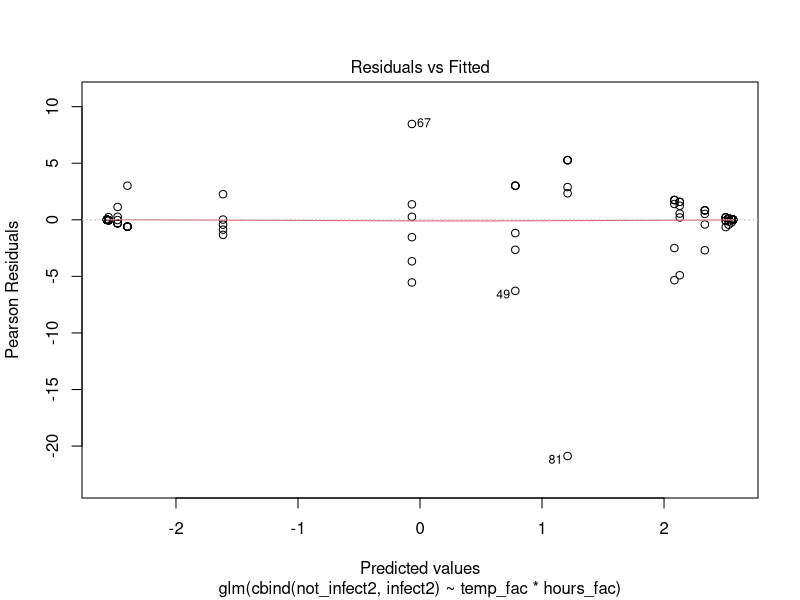
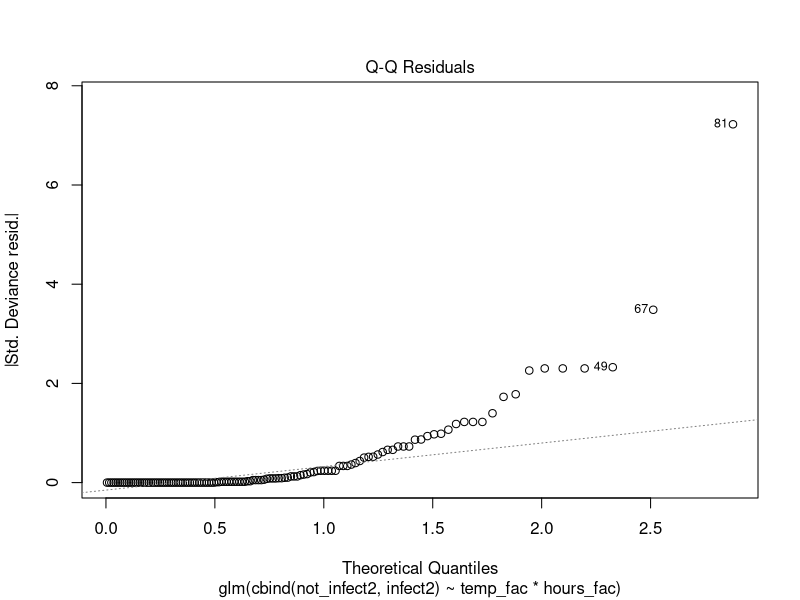
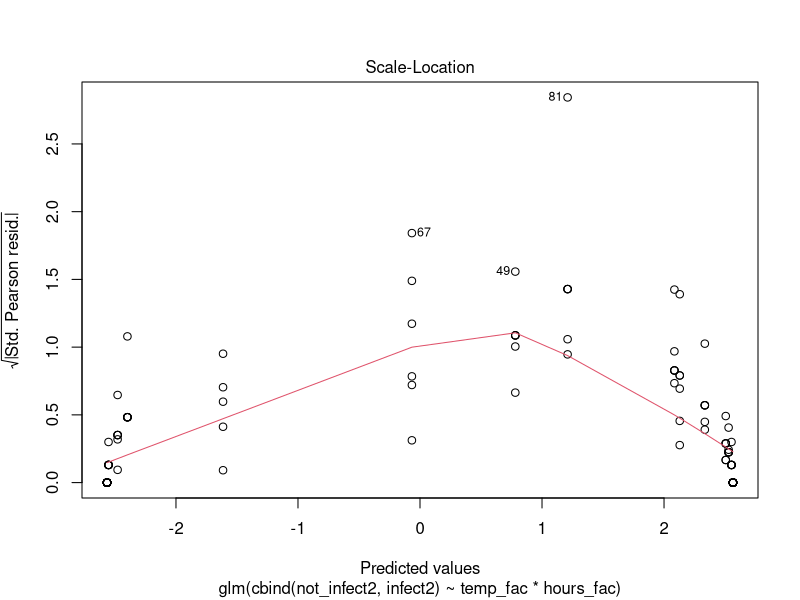
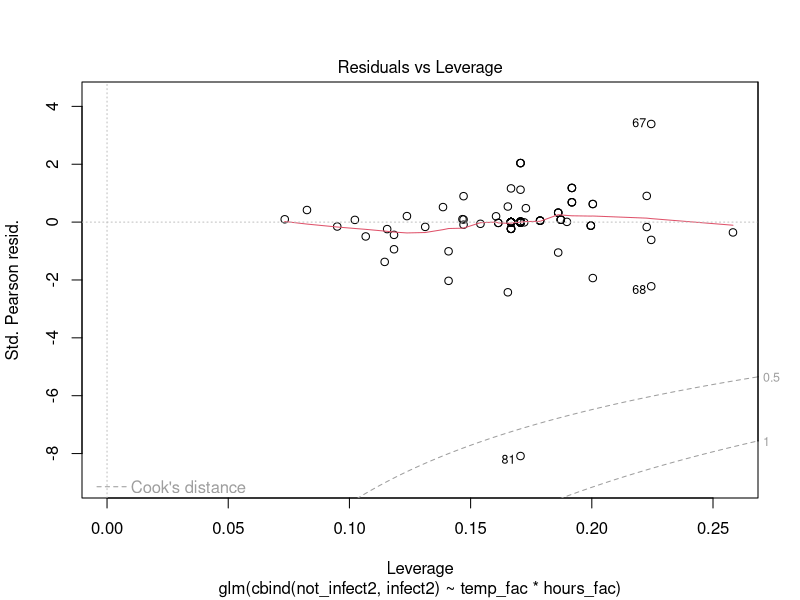
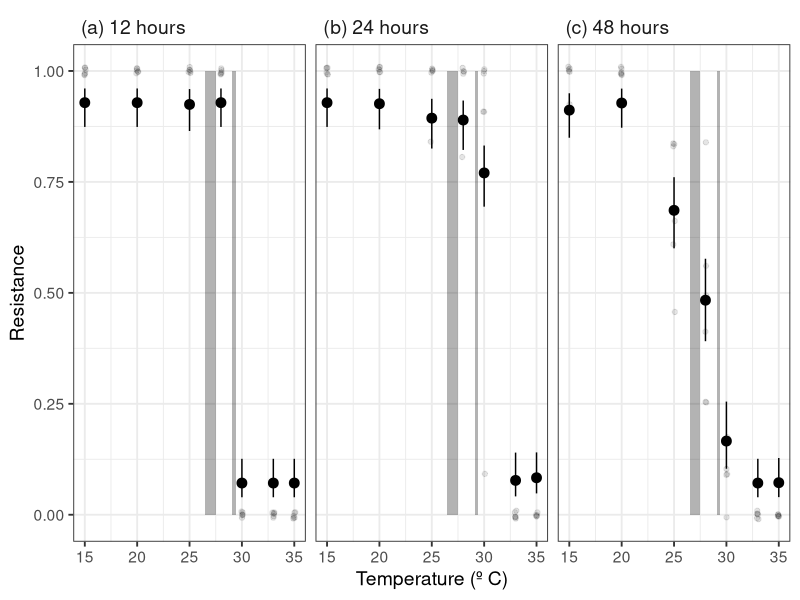
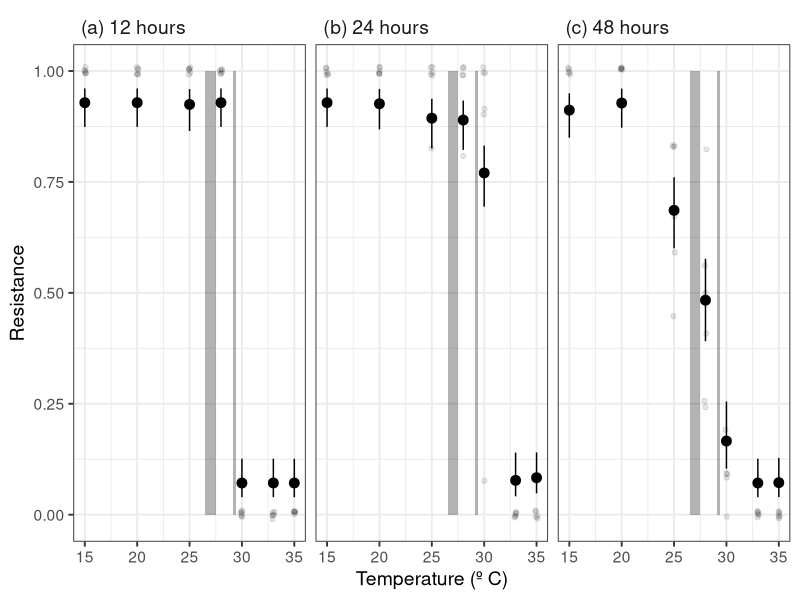

Generate these figures, in order, with R:
# analysis of phage streaks through time

# load packages
library(tidyverse)

#-----------------------------#
# read in data and wrangle ####
#-----------------------------#

d <- read.csv('data/phage_streaks.csv', stringsAsFactors = FALSE) %>%
  filter(., temp != 'inoc') %>%
  mutate(., infect = ifelse(infect == '-', NA, as.numeric(infect)))

# create a data frame for the inoculate
d_inoc <- data.frame(expand.grid(temp = unique(d$temp), rep = unique(d$rep), clone = 1:12, stringsAsFactors = FALSE)) %>%
  mutate(., time_point = 0,
         infect = 1) 

# add hours column
d <- bind_rows(d, d_inoc) %>%
  mutate(., temp = as.numeric(temp),
         hours = case_when(time_point == 0 ~ 0,
                           time_point == 1 ~ 12,
                           time_point == 2 ~ 24,
                           time_point == 3 ~ 48)) %>%
  filter(., !is.na(infect))

# delete 37 ºC because they do not maintain viable populations
d <- filter(d, temp < 37)

# create data ready for analysis
d_sum <- group_by(d, temp, hours, rep) %>%
  # calculate total number of clones that worked
  summarise(., n = n(),
            # calculate number of resistant clones
            infect = sum(infect)) %>%
  # calculate number of susceptible clines
  mutate(., not_infect = n - infect) %>%
  ungroup() %>%
  mutate(., obs = 1:n(),
         # make temperature and time factors
         temp_fac = as.character(temp),
         hours_fac = as.character(hours),
         # add 1 to all resistant numbers
         infect2 = 1 + infect,
         # add 1 to all susceptible numbers
         not_infect2 = 1 + not_infect,
         # calculate total number of clones used in the analysis for each replicate
         n2 = infect2 + not_infect2)

# get rid of time 0
d_sum_filt <- filter(d_sum, hours > 0)

#----------------#
# fit a model ####
#----------------#

# time and temp as factors
# weighted by the number of observations
# quasibinomial error structure
mod1 <- glm(cbind(not_infect2, infect2) ~ temp_fac * hours_fac, d_sum_filt, family = 'quasibinomial', weights = n2)
mod2 <- glm(cbind(not_infect2, infect2) ~ temp_fac + hours_fac, d_sum_filt, family = 'quasibinomial', weights = n2)

anova(mod1, test = 'Chisq')
anova(mod1, mod2, test ='F')

# check for overdispersion
overdisp_fun <- function(model) {
  rdf <- df.residual(model)
  rp <- residuals(model,type="pearson")
  Pearson.chisq <- sum(rp^2)
  prat <- Pearson.chisq/rdf
  pval <- pchisq(Pearson.chisq, df=rdf, lower.tail=FALSE)
  c(chisq=Pearson.chisq,ratio=prat,rdf=rdf,p=pval)
}

overdisp_fun(mod1) # ratio would indicate overdispersion
overdisp_fun(mod2)

# plot diagnostic plots
plot(mod1)
# not great, but seem ok

# do multiple comparisons on resistance through time at each temperature - Table S3
emmeans::emmeans(mod1, pairwise ~ hours_fac|temp_fac, type = 'response')

#-----------------------------#
# get predictions and plot ####
#-----------------------------#

# get predictions from model as a factor
preds_fac <- select(d_sum_filt, hours_fac, temp_fac) %>%
  distinct() %>%
  mutate(., pred_mean = predict(mod1, newdata = ., type = 'link'),
         pred_se = predict(mod1, newdata = ., se = TRUE)$se,
         CI_low = pred_mean - (1.96*pred_se),
         CI_high = pred_mean + (1.96*pred_se)) %>%
  mutate_at(., c('pred_mean', 'CI_low', 'CI_high'), boot::inv.logit) %>%
  mutate(., hours = as.numeric(hours_fac),
         temp = as.numeric(temp_fac))

# data for phage TPC
phage <- tibble(xmin = c(26.5, 29.1),
                xmax = c(27.5, 29.4),
                ymin = c(0, 0),
                ymax = c(1,1),
                group = c(1,2))

# plot - makes figure 3
ggplot() +
  geom_point(aes(temp, 1 - infect/n), d_sum_filt, position = position_jitter(height = 0.01, width = 0.1), alpha = 0.1) +
  geom_point(aes(temp, pred_mean), preds_fac, size = 3) +
  # geom_line(aes(temp, 1 - pred_mean), preds_fac) +
  geom_linerange(aes(temp, ymin = CI_low, ymax = CI_high), preds_fac) +
  facet_wrap(~ hours, ncol = 3, labeller = labeller(hours = c('12' = '(a) 12 hours', '24' = '(b) 24 hours', '48' = '(c) 48 hours'))) +
  xlab('Temperature (º C)') +
  ylab('Resistance') +
  theme_bw(base_size = 14, base_family = 'Helvetica') +
  theme(strip.text.x = element_text(hjust = 0, size = 14),
        strip.background.x = element_blank()) +
  geom_rect(aes(xmin = xmin, xmax = xmax, ymin = ymin, ymax = ymax, group = group), fill = 'black', phage, alpha = 0.3)

ggsave('plots/Figure_3.png', last_plot(), width = 10, height = 4)
